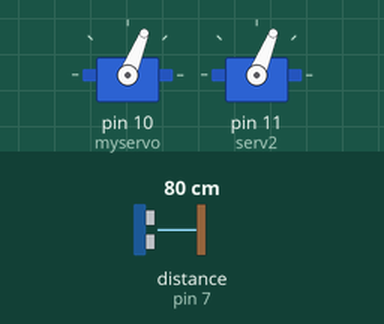
Simulated run of this sketch. Board: Arduino Uno, built with avr-gcc and run on an emulated ATmega328P. Shown: 2 × servo. Wiring (inferred from the names in the program): ultrasonic range finder: trigger pin 7; echo pin 7. Inputs (shaded band) come from the test bench; at power-on: distance to the obstacle (sensor on pin 7) 80 cm. The echo pulse lasts 58.3 µs per cm; what the sketch prints to the serial monitor is not drawn.

Above: at 3.9 s.
4.0 s: distance to the obstacle (sensor on pin 7) set to 2 cm
At 4.4 s:
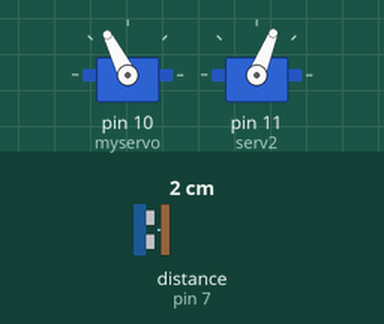
7.3 s: distance to the obstacle (sensor on pin 7) set to 35 cm
At 7.9 s:
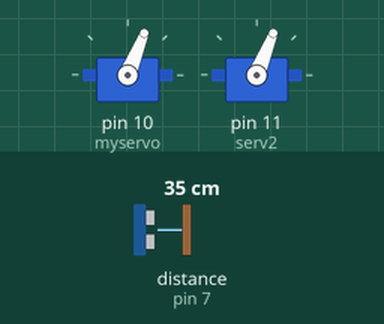
10.6 s: distance to the obstacle (sensor on pin 7) set to 4 cm
At 11.1 s:
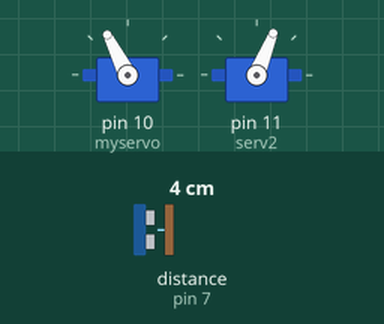
Timing chart, 0 to 13.6 s (numbered marks = the images above; inputs shaded):
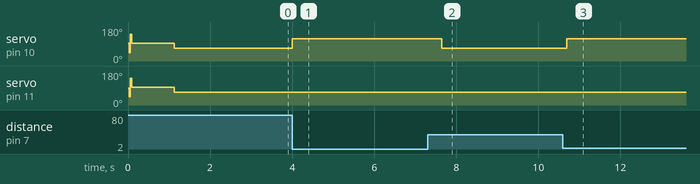

The sketch:

servo.ino
```cpp
/*
 *   Code to operate the MMP-5 with a Sabertooth Motor Controller set to R/C mode
 *   The Sabertooth expects to receive a "center" or "stop" position first (as if the R/C
 *   joystick was in the neutral position.
 *   Then it expect to receive the end limits.
 *   If this code is not executed when the controller is powered up, the MMP-5 may move
 *   eratically or not at all
 *   COL Lisa A. Shay
 */

#include <Servo.h>

Servo myservo;
Servo serv2;

int i = 0;      // loop counter
const int dur = 2;  // counter duration 2 is the minimun setting to
                    // produce reliable results.  Increase to 25 if
                    // the motor controller behaves eratically.

const int pingPin = 7;

void setup()
{
  myservo.attach(10);
  serv2.attach(11);

  Serial.begin(9600);

  for (i = 0; i < dur; i++ )
 {
  myservo.writeMicroseconds(1500);    // motor stop
  delay(15);
  }

  for (i = 0; i< dur; i++)
  {
     myservo.writeMicroseconds(1000);
     serv2.writeMicroseconds(1000); // full speed in one direction
     delay(15);
  }
  for (i = 0; i< dur; i++)
  {
    myservo.writeMicroseconds(2000);
    serv2.writeMicroseconds(2000); // full speed in the other direction
    delay(15);
  }
    for (i = 0; i < dur; i++ )
 {
  myservo.writeMicroseconds(1500);
  serv2.writeMicroseconds(1500);// motor stop
  delay(15);
  }

  delay(1000);
// test that code did what it was supposed to do (omit or replace with your algorithm)
  for (i = 0; i< dur*55; i++)
  {
     myservo.writeMicroseconds(1250);
     serv2.writeMicroseconds(1250);// half speed in one direction
     delay(15);
  }
    //for (i = 0; i< dur*100; i++)
  //{
    // myservo.writeMicroseconds(1750);
     //serv2.writeMicroseconds(1750);// half speed in one direction
     //delay(15);
  //}
   myservo.writeMicroseconds(1500);
   serv2.writeMicroseconds(1500);// motor stop


}

long microsecondsToInches(long microseconds) {
  return microseconds / 74 / 2;
}

void loop()
{
//get distance
  long duration, inches;

  pinMode(pingPin, OUTPUT);
  digitalWrite(pingPin,LOW);
  delayMicroseconds(2);
  digitalWrite(pingPin,HIGH);
  delayMicroseconds(5);
  digitalWrite(pingPin,LOW);

  pinMode(pingPin,INPUT);
  duration = pulseIn(pingPin, HIGH);

  inches = microsecondsToInches(duration);
  Serial.print(inches);

  if(inches > 12){
    for (i = 0; i< dur*20; i++)
    {
     myservo.writeMicroseconds(1250);
     serv2.writeMicroseconds(1250);// half speed in one direction
     delay(15);
    }
  }
  else {
    for (i=0;i<dur*20;i++){
      myservo.writeMicroseconds(1750);
      serv2.writeMicroseconds(1250);
      delay(15);
    }
  }
  myservo.writeMicroseconds(1500);
   serv2.writeMicroseconds(1500);// motor stop
}
```

Measured:
- after the input at 4.0 s, servo on pin 10 (myservo): 68° → 117° at once
- after the input at 7.3 s, servo on pin 10 (myservo): 117° → 68° after 0.35 s
- after the input at 10.6 s, servo on pin 10 (myservo): 68° → 117° after 0.09 s
